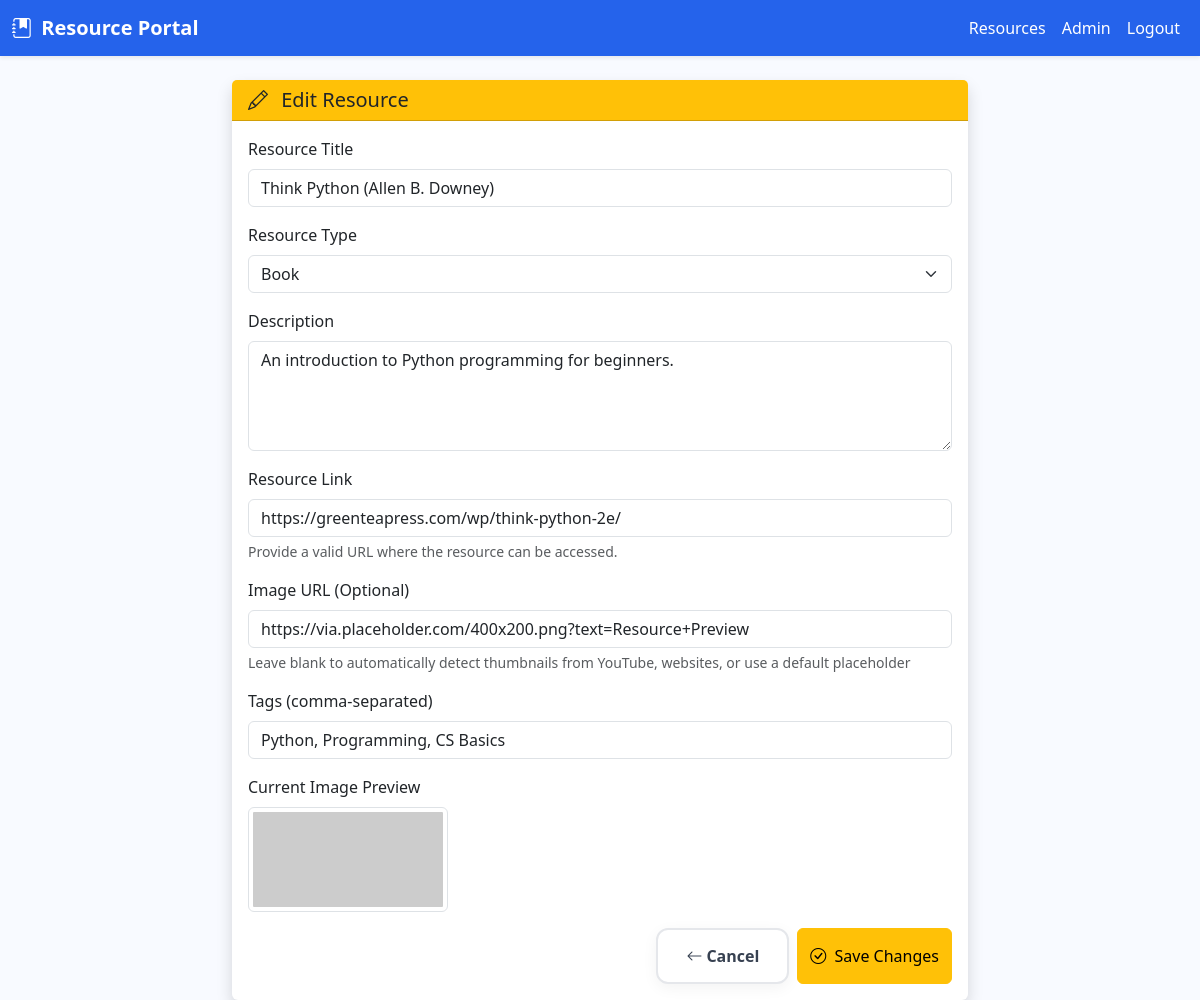
The app's page /edit_resource/9 (signed in) with its own data.
### models.py (models this page shows, shortened)
class Resource(db.Model):
    __tablename__ = 'resources'
    id = db.Column(db.Integer, primary_key=True)
    title = db.Column(db.String(200), nullable=False)
    description = db.Column(db.Text, nullable=False)
    type = db.Column(db.String(50), nullable=False)  # Book, Video, Paper
    tags = db.Column(db.String(500))  # Comma-separated tags
    image_url = db.Column(db.String(500))
    link = db.Column(db.String(500), nullable=False)

### app.py (the view, shortened to what this page needs)
@app.route("/edit_resource/<int:resource_id>", methods=["GET", "POST"])
@login_required
def edit_resource(resource_id):
    resource = Resource.query.get_or_404(resource_id)
    return render_template("edit_resource.html", resource=resource)

### app.py (called while the page is built)
@login_manager.user_loader
def load_user(user_id):
    return Admin.query.get(int(user_id))

### templates/edit_resource.html (shortened to what this page needs)
{% extends "base.html" %}
{% block content %}
<div class="row">
  <div class="col-md-8 mx-auto">
    <div class="card shadow border-0">
      <div class="card-header bg-warning text-dark">
        <h5 class="mb-0"><i class="bi bi-pencil me-2"></i> Edit Resource</h5>
      </div>
      <div class="card-body">
        <form method="POST">
          <div class="mb-3">
            <label for="title" class="form-label">Resource Title</label>
            <input type="text" class="form-control" id="title" name="title" value="{{ resource.title }}" required>
          </div>
          <div class="mb-3">
            <label for="type" class="form-label">Resource Type</label>
            <select class="form-select" id="type" name="type" required>
              <option value="Book" {% if resource.type == 'Book' %}selected{% endif %}>Book</option>
            </select>
          </div>
          <div class="mb-3">
            <label for="description" class="form-label">Description</label>
            <textarea class="form-control" id="description" name="description" rows="4" required>{{ resource.description }}</textarea>
          </div>
          <div class="mb-3">
            <label for="link" class="form-label">Resource Link</label>
            <input type="url" class="form-control" id="link" name="link" value="{{ resource.link }}" required>
            <div class="form-text">Provide a valid URL where the resource can be accessed.</div>
          </div>
          <div class="mb-3">
            <label for="image_url" class="form-label">Image URL (Optional)</label>
            <input type="url" class="form-control" id="image_url" name="image_url" value="{{ resource.image_url or '' }}" placeholder="Leave blank to auto-detect thumbnail">
            <div class="form-text">Leave blank to automatically detect thumbnails from YouTube, websites, or use a default placeholder</div>
          </div>
          <div class="mb-3">
            <label for="tags" class="form-label">Tags (comma-separated)</label>
            <input type="text" class="form-control" id="tags" name="tags" value="{{ resource.tags or '' }}" placeholder="OS, Distributed Systems, Virtualization">
          </div>
          {% if resource.image_url %}
          <div class="mb-3">
            <label class="form-label">Current Image Preview</label>
            <div>
              <img src="{{ resource.image_url }}" alt="Current thumbnail" class="img-thumbnail" style="max-width: 200px; max-height: 150px;">
            </div>
          </div>
          {% endif %}
          <div class="d-grid gap-2 d-md-flex justify-content-md-end">
            <a href="{{ url_for('admin_panel') }}" class="btn btn-secondary">
              <i class="bi bi-arrow-left me-1"></i> Cancel
            </a>
            <button type="submit" class="btn btn-warning">
              <i class="bi bi-check-circle me-1"></i> Save Changes
            </button>
          </div>
        </form>
      </div>
    </div>
  </div>
</div>
{% endblock %}

### static/css/styles.css (style rules this page uses)
.btn-primary, .btn-secondary { display: inline-flex; align-items: center; padding: 14px 28px; border-radius: 12px; font-weight: 600; font-size: 1rem; text-decoration: none; transition: all 0.3s cubic-bezier(0.4, 0, 0.2, 1); border: none; cursor: pointer; position: relative; overflow: hidden; }
.btn-secondary { background: white; color: #374151; border: 2px solid #e5e7eb; box-shadow: 0 4px 15px rgba(0, 0, 0, 0.05); }

### templates/base.html (style rules this page uses)
body { background:#f8faff; font-family: 'Segoe UI', sans-serif; }

### records on screen
Resource: title "Think Python (Allen B. Downey)", type "Book", description "An introduction to Python programming for beginners.", link "https://greenteapress.com/wp/think-python-2e/", image_url "https://via.placeholder.com/400x200.png?text=Resource+Preview", tags "Python, Programming, CS Basics"
